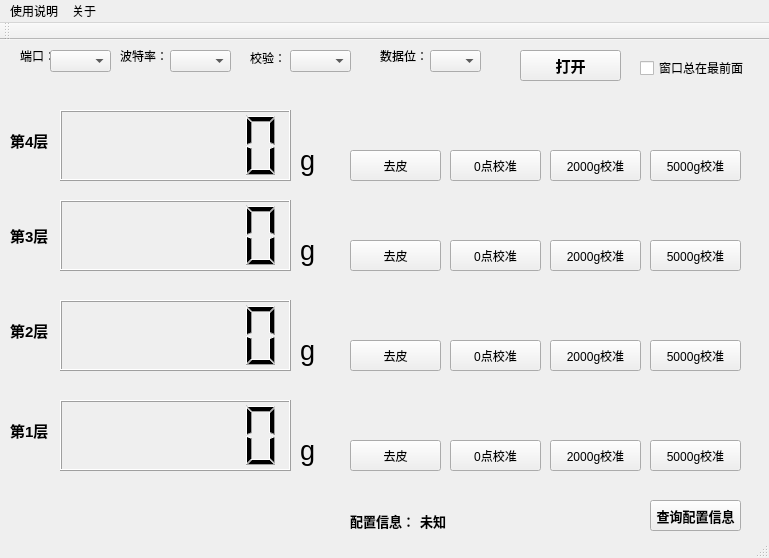
<?xml version="1.0" encoding="UTF-8"?>
<ui version="4.0">
 <class>MainWindow</class>
 <widget class="QMainWindow" name="MainWindow">
  <property name="geometry">
   <rect>
    <x>0</x>
    <y>0</y>
    <width>769</width>
    <height>558</height>
   </rect>
  </property>
  <property name="minimumSize">
   <size>
    <width>769</width>
    <height>558</height>
   </size>
  </property>
  <property name="maximumSize">
   <size>
    <width>769</width>
    <height>558</height>
   </size>
  </property>
  <property name="baseSize">
   <size>
    <width>969</width>
    <height>507</height>
   </size>
  </property>
  <property name="font">
   <font>
    <pointsize>9</pointsize>
    <weight>50</weight>
    <bold>false</bold>
   </font>
  </property>
  <property name="windowTitle">
   <string>重力售卖机生产调试终端</string>
  </property>
  <widget class="QWidget" name="centralWidget">
   <widget class="QLCDNumber" name="display_4">
    <property name="geometry">
     <rect>
      <x>60</x>
      <y>70</y>
      <width>231</width>
      <height>71</height>
     </rect>
    </property>
    <property name="digitCount">
     <number>6</number>
    </property>
   </widget>
   <widget class="QLCDNumber" name="display_3">
    <property name="geometry">
     <rect>
      <x>60</x>
      <y>160</y>
      <width>231</width>
      <height>71</height>
     </rect>
    </property>
    <property name="digitCount">
     <number>6</number>
    </property>
   </widget>
   <widget class="QLCDNumber" name="display_2">
    <property name="geometry">
     <rect>
      <x>60</x>
      <y>260</y>
      <width>231</width>
      <height>71</height>
     </rect>
    </property>
    <property name="digitCount">
     <number>6</number>
    </property>
   </widget>
   <widget class="QLCDNumber" name="display_1">
    <property name="geometry">
     <rect>
      <x>60</x>
      <y>360</y>
      <width>231</width>
      <height>71</height>
     </rect>
    </property>
    <property name="digitCount">
     <number>6</number>
    </property>
   </widget>
   <widget class="QLabel" name="label">
    <property name="geometry">
     <rect>
      <x>20</x>
      <y>10</y>
      <width>54</width>
      <height>12</height>
     </rect>
    </property>
    <property name="text">
     <string>端口：</string>
    </property>
   </widget>
   <widget class="QLabel" name="label_2">
    <property name="geometry">
     <rect>
      <x>120</x>
      <y>10</y>
      <width>54</width>
      <height>12</height>
     </rect>
    </property>
    <property name="text">
     <string>波特率：</string>
    </property>
   </widget>
   <widget class="QLabel" name="label_3">
    <property name="geometry">
     <rect>
      <x>250</x>
      <y>10</y>
      <width>41</width>
      <height>16</height>
     </rect>
    </property>
    <property name="text">
     <string>校验：</string>
    </property>
   </widget>
   <widget class="QLabel" name="label_4">
    <property name="geometry">
     <rect>
      <x>380</x>
      <y>10</y>
      <width>54</width>
      <height>12</height>
     </rect>
    </property>
    <property name="text">
     <string>数据位：</string>
    </property>
   </widget>
   <widget class="QPushButton" name="open_button">
    <property name="geometry">
     <rect>
      <x>520</x>
      <y>10</y>
      <width>101</width>
      <height>31</height>
     </rect>
    </property>
    <property name="font">
     <font>
      <family>Arial</family>
      <pointsize>11</pointsize>
      <weight>75</weight>
      <bold>true</bold>
     </font>
    </property>
    <property name="text">
     <string>打开</string>
    </property>
   </widget>
   <widget class="QComboBox" name="port_list">
    <property name="geometry">
     <rect>
      <x>50</x>
      <y>10</y>
      <width>61</width>
      <height>22</height>
     </rect>
    </property>
   </widget>
   <widget class="QComboBox" name="baudrate_list">
    <property name="geometry">
     <rect>
      <x>170</x>
      <y>10</y>
      <width>61</width>
      <height>22</height>
     </rect>
    </property>
   </widget>
   <widget class="QComboBox" name="parity_list">
    <property name="geometry">
     <rect>
      <x>290</x>
      <y>10</y>
      <width>61</width>
      <height>22</height>
     </rect>
    </property>
   </widget>
   <widget class="QComboBox" name="data_bits_list">
    <property name="geometry">
     <rect>
      <x>430</x>
      <y>10</y>
      <width>51</width>
      <height>22</height>
     </rect>
    </property>
   </widget>
   <widget class="QLabel" name="label_5">
    <property name="geometry">
     <rect>
      <x>10</x>
      <y>90</y>
      <width>54</width>
      <height>21</height>
     </rect>
    </property>
    <property name="font">
     <font>
      <pointsize>11</pointsize>
      <weight>75</weight>
      <bold>true</bold>
     </font>
    </property>
    <property name="text">
     <string>第4层</string>
    </property>
   </widget>
   <widget class="QLabel" name="label_6">
    <property name="geometry">
     <rect>
      <x>10</x>
      <y>180</y>
      <width>54</width>
      <height>31</height>
     </rect>
    </property>
    <property name="font">
     <font>
      <pointsize>11</pointsize>
      <weight>75</weight>
      <bold>true</bold>
     </font>
    </property>
    <property name="text">
     <string>第3层</string>
    </property>
   </widget>
   <widget class="QLabel" name="label_7">
    <property name="geometry">
     <rect>
      <x>10</x>
      <y>280</y>
      <width>54</width>
      <height>21</height>
     </rect>
    </property>
    <property name="font">
     <font>
      <pointsize>11</pointsize>
      <weight>75</weight>
      <bold>true</bold>
     </font>
    </property>
    <property name="text">
     <string>第2层</string>
    </property>
   </widget>
   <widget class="QLabel" name="label_8">
    <property name="geometry">
     <rect>
      <x>10</x>
      <y>380</y>
      <width>54</width>
      <height>21</height>
     </rect>
    </property>
    <property name="font">
     <font>
      <pointsize>11</pointsize>
      <weight>75</weight>
      <bold>true</bold>
     </font>
    </property>
    <property name="text">
     <string>第1层</string>
    </property>
   </widget>
   <widget class="QLabel" name="label_9">
    <property name="geometry">
     <rect>
      <x>300</x>
      <y>100</y>
      <width>31</width>
      <height>41</height>
     </rect>
    </property>
    <property name="font">
     <font>
      <family>Arial</family>
      <pointsize>20</pointsize>
      <weight>50</weight>
      <bold>false</bold>
     </font>
    </property>
    <property name="text">
     <string>g</string>
    </property>
   </widget>
   <widget class="QLabel" name="label_10">
    <property name="geometry">
     <rect>
      <x>300</x>
      <y>190</y>
      <width>21</width>
      <height>41</height>
     </rect>
    </property>
    <property name="font">
     <font>
      <family>Arial</family>
      <pointsize>20</pointsize>
      <weight>50</weight>
      <bold>false</bold>
     </font>
    </property>
    <property name="text">
     <string>g</string>
    </property>
   </widget>
   <widget class="QLabel" name="label_11">
    <property name="geometry">
     <rect>
      <x>300</x>
      <y>290</y>
      <width>21</width>
      <height>41</height>
     </rect>
    </property>
    <property name="font">
     <font>
      <family>Arial</family>
      <pointsize>20</pointsize>
      <weight>50</weight>
      <bold>false</bold>
     </font>
    </property>
    <property name="text">
     <string>g</string>
    </property>
   </widget>
   <widget class="QLabel" name="label_12">
    <property name="geometry">
     <rect>
      <x>300</x>
      <y>390</y>
      <width>21</width>
      <height>41</height>
     </rect>
    </property>
    <property name="font">
     <font>
      <family>Arial</family>
      <pointsize>20</pointsize>
      <weight>50</weight>
      <bold>false</bold>
     </font>
    </property>
    <property name="text">
     <string>g</string>
    </property>
   </widget>
   <widget class="QPushButton" name="tare_button_4">
    <property name="geometry">
     <rect>
      <x>350</x>
      <y>110</y>
      <width>91</width>
      <height>31</height>
     </rect>
    </property>
    <property name="text">
     <string>去皮</string>
    </property>
   </widget>
   <widget class="QPushButton" name="calibration_zero_button_4">
    <property name="geometry">
     <rect>
      <x>450</x>
      <y>110</y>
      <width>91</width>
      <height>31</height>
     </rect>
    </property>
    <property name="text">
     <string>0点校准</string>
    </property>
   </widget>
   <widget class="QPushButton" name="calibration_2000_button_4">
    <property name="geometry">
     <rect>
      <x>550</x>
      <y>110</y>
      <width>91</width>
      <height>31</height>
     </rect>
    </property>
    <property name="text">
     <string>2000g校准</string>
    </property>
   </widget>
   <widget class="QPushButton" name="calibration_5000_button_4">
    <property name="geometry">
     <rect>
      <x>650</x>
      <y>110</y>
      <width>91</width>
      <height>31</height>
     </rect>
    </property>
    <property name="text">
     <string>5000g校准</string>
    </property>
   </widget>
   <widget class="QPushButton" name="calibration_5000_button_3">
    <property name="geometry">
     <rect>
      <x>650</x>
      <y>200</y>
      <width>91</width>
      <height>31</height>
     </rect>
    </property>
    <property name="text">
     <string>5000g校准</string>
    </property>
   </widget>
   <widget class="QPushButton" name="calibration_2000_button_3">
    <property name="geometry">
     <rect>
      <x>550</x>
      <y>200</y>
      <width>91</width>
      <height>31</height>
     </rect>
    </property>
    <property name="text">
     <string>2000g校准</string>
    </property>
   </widget>
   <widget class="QPushButton" name="tare_button_3">
    <property name="geometry">
     <rect>
      <x>350</x>
      <y>200</y>
      <width>91</width>
      <height>31</height>
     </rect>
    </property>
    <property name="text">
     <string>去皮</string>
    </property>
   </widget>
   <widget class="QPushButton" name="calibration_zero_button_3">
    <property name="geometry">
     <rect>
      <x>450</x>
      <y>200</y>
      <width>91</width>
      <height>31</height>
     </rect>
    </property>
    <property name="text">
     <string>0点校准</string>
    </property>
   </widget>
   <widget class="QPushButton" name="calibration_5000_button_2">
    <property name="geometry">
     <rect>
      <x>650</x>
      <y>300</y>
      <width>91</width>
      <height>31</height>
     </rect>
    </property>
    <property name="text">
     <string>5000g校准</string>
    </property>
   </widget>
   <widget class="QPushButton" name="calibration_2000_button_2">
    <property name="geometry">
     <rect>
      <x>550</x>
      <y>300</y>
      <width>91</width>
      <height>31</height>
     </rect>
    </property>
    <property name="text">
     <string>2000g校准</string>
    </property>
   </widget>
   <widget class="QPushButton" name="tare_button_2">
    <property name="geometry">
     <rect>
      <x>350</x>
      <y>300</y>
      <width>91</width>
      <height>31</height>
     </rect>
    </property>
    <property name="text">
     <string>去皮</string>
    </property>
   </widget>
   <widget class="QPushButton" name="calibration_zero_button_2">
    <property name="geometry">
     <rect>
      <x>450</x>
      <y>300</y>
      <width>91</width>
      <height>31</height>
     </rect>
    </property>
    <property name="text">
     <string>0点校准</string>
    </property>
   </widget>
   <widget class="QPushButton" name="calibration_5000_button_1">
    <property name="geometry">
     <rect>
      <x>650</x>
      <y>400</y>
      <width>91</width>
      <height>31</height>
     </rect>
    </property>
    <property name="text">
     <string>5000g校准</string>
    </property>
   </widget>
   <widget class="QPushButton" name="calibration_2000_button_1">
    <property name="geometry">
     <rect>
      <x>550</x>
      <y>400</y>
      <width>91</width>
      <height>31</height>
     </rect>
    </property>
    <property name="text">
     <string>2000g校准</string>
    </property>
   </widget>
   <widget class="QPushButton" name="tare_button_1">
    <property name="geometry">
     <rect>
      <x>350</x>
      <y>400</y>
      <width>91</width>
      <height>31</height>
     </rect>
    </property>
    <property name="text">
     <string>去皮</string>
    </property>
   </widget>
   <widget class="QPushButton" name="calibration_zero_button_1">
    <property name="geometry">
     <rect>
      <x>450</x>
      <y>400</y>
      <width>91</width>
      <height>31</height>
     </rect>
    </property>
    <property name="text">
     <string>0点校准</string>
    </property>
   </widget>
   <widget class="QCheckBox" name="all_on_top_check_button">
    <property name="geometry">
     <rect>
      <x>640</x>
      <y>20</y>
      <width>111</width>
      <height>16</height>
     </rect>
    </property>
    <property name="text">
     <string>窗口总在最前面</string>
    </property>
   </widget>
   <widget class="QPushButton" name="query_configration_button">
    <property name="geometry">
     <rect>
      <x>650</x>
      <y>460</y>
      <width>91</width>
      <height>31</height>
     </rect>
    </property>
    <property name="font">
     <font>
      <family>Arial</family>
      <pointsize>10</pointsize>
      <weight>75</weight>
      <bold>true</bold>
     </font>
    </property>
    <property name="text">
     <string>查询配置信息</string>
    </property>
   </widget>
   <widget class="QLabel" name="configration_display">
    <property name="geometry">
     <rect>
      <x>420</x>
      <y>460</y>
      <width>201</width>
      <height>41</height>
     </rect>
    </property>
    <property name="font">
     <font>
      <family>Arial</family>
      <pointsize>10</pointsize>
      <weight>75</weight>
      <bold>true</bold>
     </font>
    </property>
    <property name="text">
     <string>未知</string>
    </property>
   </widget>
   <widget class="QLabel" name="label_13">
    <property name="geometry">
     <rect>
      <x>350</x>
      <y>460</y>
      <width>81</width>
      <height>41</height>
     </rect>
    </property>
    <property name="font">
     <font>
      <family>Arial</family>
      <pointsize>10</pointsize>
      <weight>75</weight>
      <bold>true</bold>
     </font>
    </property>
    <property name="text">
     <string>配置信息：</string>
    </property>
   </widget>
  </widget>
  <widget class="QToolBar" name="mainToolBar">
   <attribute name="toolBarArea">
    <enum>TopToolBarArea</enum>
   </attribute>
   <attribute name="toolBarBreak">
    <bool>false</bool>
   </attribute>
  </widget>
  <widget class="QStatusBar" name="statusBar"/>
  <widget class="QMenuBar" name="menuBar">
   <property name="geometry">
    <rect>
     <x>0</x>
     <y>0</y>
     <width>769</width>
     <height>23</height>
    </rect>
   </property>
   <widget class="QMenu" name="menu">
    <property name="title">
     <string>使用说明</string>
    </property>
   </widget>
   <widget class="QMenu" name="menu_2">
    <property name="title">
     <string>关于</string>
    </property>
   </widget>
   <addaction name="menu"/>
   <addaction name="menu_2"/>
  </widget>
 </widget>
 <layoutdefault spacing="6" margin="11"/>
 <resources/>
 <connections/>
</ui>
